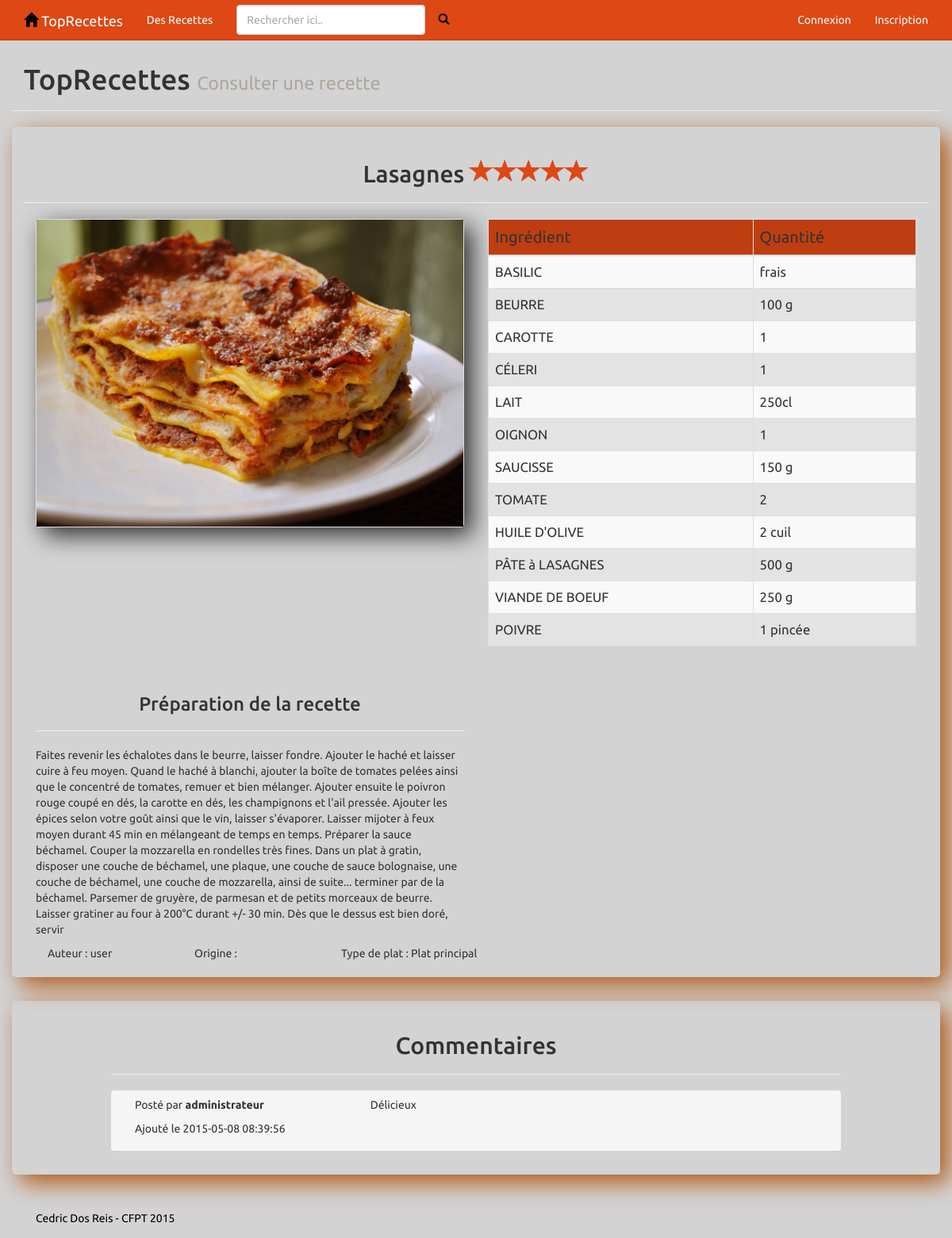
The app's page /recette.php?id=11 with its own data.
### tables this page shows
CREATE TABLE IF NOT EXISTS `trecipes` (
  `idRecipe` int(11) NOT NULL AUTO_INCREMENT,
  `RecipeTitle` varchar(50) NOT NULL,
  `RecipePreparation` text NOT NULL COMMENT 'Réalisation de la recette',
  `RecipeOrigin` varchar(30) DEFAULT NULL,
  `idType` int(11) DEFAULT NULL,
  `RecipeImage` varchar(100) NOT NULL DEFAULT './imgRecettes/toprecette.jpg',
  `idUser` int(11) DEFAULT NULL,
  `RecipeDate` date NOT NULL,
  PRIMARY KEY (`idRecipe`),
  KEY `idUser` (`idUser`),
  KEY `idType` (`idType`)
);

CREATE TABLE IF NOT EXISTS `tcontains` (
  `idContains` int(11) NOT NULL AUTO_INCREMENT,
  `ContainsQuantity` varchar(30) NOT NULL,
  `idRecipe` int(11) NOT NULL,
  `idIngredient` int(11) NOT NULL,
  PRIMARY KEY (`idContains`),
  KEY `idRecipe` (`idRecipe`,`idIngredient`),
  KEY `idIngredient` (`idIngredient`),
  KEY `idRecipe_2` (`idRecipe`)
);

CREATE TABLE IF NOT EXISTS `tingredients` (
  `idIngredient` int(11) NOT NULL AUTO_INCREMENT,
  `IngredientName` varchar(50) NOT NULL,
  PRIMARY KEY (`idIngredient`)
);

CREATE TABLE IF NOT EXISTS `tusers` (
  `idUser` int(11) NOT NULL AUTO_INCREMENT,
  `UserPseudo` varchar(20) NOT NULL,
  `UserPassword` varchar(50) NOT NULL,
  `UserEmail` varchar(100) NOT NULL,
  `UserAdmin` tinyint(1) NOT NULL DEFAULT '0',
  PRIMARY KEY (`idUser`,`UserEmail`),
  UNIQUE KEY `UserPseudo` (`UserPseudo`)
);

CREATE TABLE IF NOT EXISTS `tcomments` (
  `idComment` int(11) NOT NULL AUTO_INCREMENT,
  `CommentText` text NOT NULL,
  `CommentNote` int(11) DEFAULT NULL,
  `CommentDate` datetime NOT NULL,
  `idUser` int(11) NOT NULL DEFAULT '0',
  `idRecipe` int(11) NOT NULL,
  PRIMARY KEY (`idComment`),
  KEY `idUser` (`idUser`),
  KEY `idRecipe` (`idRecipe`)
);

### recette.php (the view, shortened to what this page needs)
<?php
require_once('./script/php/function.php');
if ((isset($_GET['id'])) AND ( !empty($_GET['id']))) {
    $idRecipe = $_GET['id'];
    $recipe = get_recipe($idRecipe);
    $ingredients = get_ingredients_recipe($idRecipe);
    $comments = get_comments_recipe($idRecipe);
} else {
    header('location: ./');
    exit();
}
?>
<!doctype html>
<html lang="fr">
    <head>
        <link href="script/css/bootstrap.min.css" rel="stylesheet">
        <link href="script/css/style.css" rel="stylesheet">
    </head>
    <body>
        <nav class="navbar navbar-default navbar-fixed-top" role="navigation">
            <?php include "liens_menu.php"; ?>
        </nav>
        <header class="container page-header">
            <h1>TopRecettes <small>Consulter une recette</small></h1>
        </header>
        <section>
            <div class="container contenu">
                <div class="page-header">
                    <h2 class="text-center"><?= $recipe['RecipeTitle'] ?> <?= show_avg_note_recipe($recipe['RecipeAVG']) ?>
                </div>
                <div class="col-md-6">
                    <div class="thumbnail">
                        <img src="<?= $recipe['RecipeImage']; ?>" class="img-responsive" alt="<?= $recipe['RecipeTitle']; ?>">
                    </div>
                </div>
                <div class="col-md-6">
                    <table  class="table table-bordered table-striped">
                        <thead>
                            <tr>
                                <td>Ingrédient</td>
                                <td>Quantité</td>
                            </tr>
                        </thead>
                        <tbody>
                            <?php foreach ($ingredients as $ingredient) { ?>
                                <tr>
                                    <td><?= $ingredient['IngredientName'] ?></td>
                                    <td><?= $ingredient['ContainsQuantity'] ?></td>
                                </tr>
                            <?php } ?>
                        </tbody>
                    </table>
                </div>
                <div class="col-md-6">
                    <div class="page-header">
                        <h3 class="text-center">Préparation de la recette</h3>
                    </div>
                    <p><?= $recipe['RecipePreparation']; ?></p>
                </div>
                <div class="col-md-12">
                    <p class="col-sm-2">
                        Auteur :
                        <?php
                        if (!$recipe['idUser']) {
                            echo 'Utilisateur supprimé';
                        } else {
                            echo get_user_pseudo($recipe['idUser']);
                        }
                        ?>
                    </p>
                    <p class="col-sm-2">
                        Origine :
                    </p>
                    <p class="col-sm-3">
                        Type de plat :
                        <?= $recipe['TypeName'] ?>
                    </p>
                    <div class="col-sm-5">
                    </div>
                </div>
            </div>
            <div class="container contenu">
                <div id="comments" class="comments col-md-10 col-md-offset-1">
                    <div class="page-header">
                        <h2 class="text-center">Commentaires</h2>
                    </div>
                    <?php foreach ($comments as $comment) { ?>
                        <div class="col-md-12 breadcrumb">
                            <div class="col-md-4">
                                <p>Posté par
                                    <b>
                                        <?php
                                        if (!$comment['idUser']) {
                                            echo 'Utilisateur supprimé';
                                        } else {
                                            echo get_user_pseudo($comment['idUser']);
                                        }
                                        ?>
                                    </b>
                                </p>
                                <p>Ajouté le
                                    <?= $comment['CommentDate']  ?>
                                </p>
                            </div>
                            <div class="col-md-8">
                                <p>
                                    <?= $comment['CommentText'] ?>
                                </p>
                            </div>
                        </div>
                    <?php } ?>
                </div>
            </div>
        </section>
        <footer class="container">
            <p class="navbar-text">
                Cedric Dos Reis - CFPT 2015
            </p>
        </footer>
    </body>
</html>

### script/css/style.css (style rules this page uses)
html { height: 100%; margin: 0; //margin-top: 50px; //Afficher les var dump + erreur padding: 0; }
body { position: relative; min-height: 100%; background-color: lightgray; padding-top: 20px; }
section { margin-bottom: 20px; }
footer { color: lightgray; bottom:0; color: #010101; margin : 5px; //box-shadow: 10px 10px 30px #AF5816; }
.contenu { box-shadow: 10px 10px 30px #AF5816; border-radius: 5px; padding-bottom: 10px; margin-bottom: 30px }
.thumbnail { padding: 0; float: left; display: inline; box-shadow: 10px 10px 30px #303030; background-color: lightgray; }
table, thead { font-size: 1.2em; }
thead { background-color: #bf3e11; }
tbody tr { background-color: #e3e3e3; }

### records on screen
trecipes: RecipeTitle "Lasagnes", RecipeImage (picture), RecipePreparation "Faites revenir les échalotes dans le beurre, laisser fondre. Ajouter le haché et laisser cuire à feu moyen. Quand le haché à blanchi, ajouter la boîte de tomates pelées ainsi que le concentré de tomates, remuer et bien mélanger. Ajouter ensuite le poivron rouge coupé en dés, la carotte en dés, les champignons et l'ail pressée. Ajouter les épices selon votre goût ainsi que le vin, laisser s'évaporer. Laisser mijoter à feux moyen durant 45 min en mélangeant de temps en temps. Préparer la sauce béchamel. Couper la mozzarella en rondelles très fines. Dans un plat à gratin, disposer une couche de béchamel, une plaque, une couche de sauce bolognaise, une couche de béchamel, une couche de…", idUser.UserPseudo "user"
tcontains: idIngredient.IngredientName "BASILIC", ContainsQuantity "frais"
tcontains: idIngredient.IngredientName "BEURRE", ContainsQuantity "100 g"
tcontains: idIngredient.IngredientName "CAROTTE", ContainsQuantity "1"
tcontains: idIngredient.IngredientName "CÉLERI", ContainsQuantity "1"
tcontains: idIngredient.IngredientName "LAIT", ContainsQuantity "250cl"
tcontains: idIngredient.IngredientName "OIGNON", ContainsQuantity "1"
tcontains: idIngredient.IngredientName "SAUCISSE", ContainsQuantity "150 g"
tcontains: idIngredient.IngredientName "TOMATE", ContainsQuantity "2"
tcontains: idIngredient.IngredientName "HUILE D'OLIVE", ContainsQuantity "2 cuil"
tcontains: idIngredient.IngredientName "PÂTE à LASAGNES", ContainsQuantity "500 g"
tcontains: idIngredient.IngredientName "VIANDE DE BOEUF", ContainsQuantity "250 g"
tcontains: idIngredient.IngredientName "POIVRE", ContainsQuantity "1 pincée"
tcomments: idUser.UserPseudo "administrateur", CommentDate "2015-05-08 08:39:56", CommentText "Délicieux"

### other values on screen
$recipe['TypeName'] "Plat principal"
